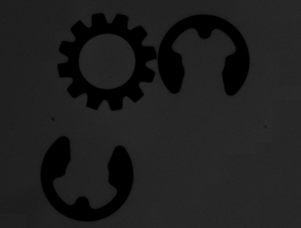
#> input picture images/equalizeHist.jpg, 301 x 228 px, found by its file name
$ jupyter execute '4-8 equalizeHist.ipynb'   (shell and % lines are left out)
#> lines starting #> are read from the running program, lines starting #| are printed output that depends on the picture
### **直方图均衡化**

如果一幅图像的直方图集中在一个区域，对比度低，呈现一种模糊的感觉，映射将图像中灰度值的范围扩大，增加原来两个灰度值之间的差值，可以将图像中的纹理凸显出来，称为直方图的均衡化

[cell 1]
# -*- coding:utf-8 -*-
import cv2 as cv
import numpy as np
import sys
import matplotlib
import matplotlib.pyplot as plt
# 设置中文字体
matplotlib.rcParams['font.family'] = 'simhei'
matplotlib.rcParams['axes.unicode_minus'] = False
rootpath = '/home/zomnk/python_ws/02-OpenCV4/images/'

[cell 2]
# 读取图像并判断是否读取成功
img = cv.imread(rootpath +'equalizeHist.jpg', 0)
#> img is the input picture: shape (228, 301); min 0, max 43, mean 30.4
if img is None:
    print('Failed to read equalizeHist.jpg')
    sys.exit

[cell 3]
# 进行直方图的均衡化
img_result = cv.equalizeHist(img) # 必须是八位单通道图像
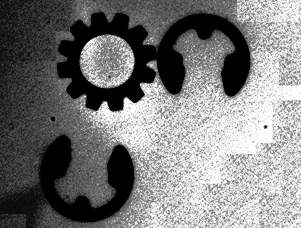
#> img_result: shape (228, 301); min 0, max 255, mean 122.6
# 绘制均衡化前后的直方图
plt.figure(figsize=(8, 4))
plt.subplot(1, 2, 1)
plt.title('原始图像')
plt.hist(img.ravel(), 256, [0, 256])
plt.subplot(1, 2, 2)
plt.title('均衡化后的图像')
plt.hist(img_result.ravel(), 256, [0, 256])
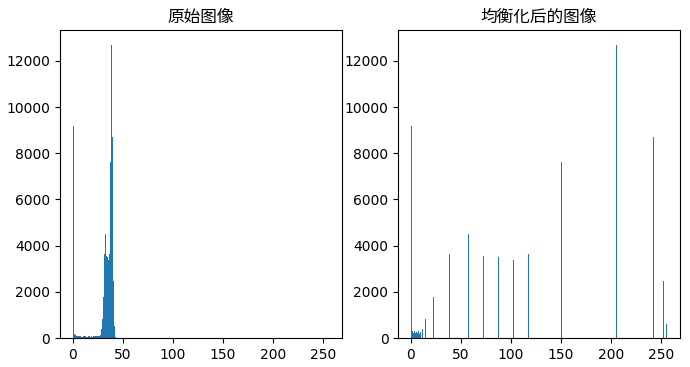
#> figure drawn by matplotlib, 2 panels; panel 1: tallest bar 12703 high, from x = 38 to 39; panel 2: tallest bar 12703 high, from x = 205 to 206

[cell 4]
# 展示直方图均衡化前后的图像
plt.figure(figsize=(8, 4))
plt.subplot(1, 2, 1)
plt.title('原始图像')
plt.imshow(img, cmap='gray')
plt.subplot(1, 2, 2)
plt.title('均衡化后的图像')
plt.imshow(img_result, cmap='gray')
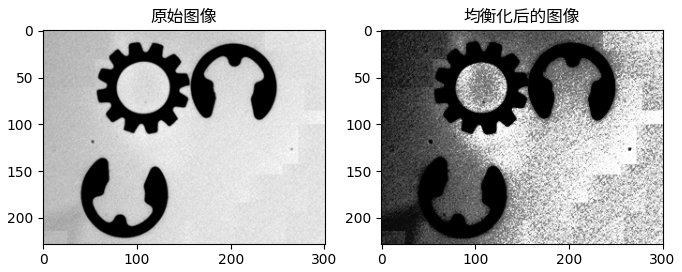
#> figure drawn by matplotlib, 2 panels
